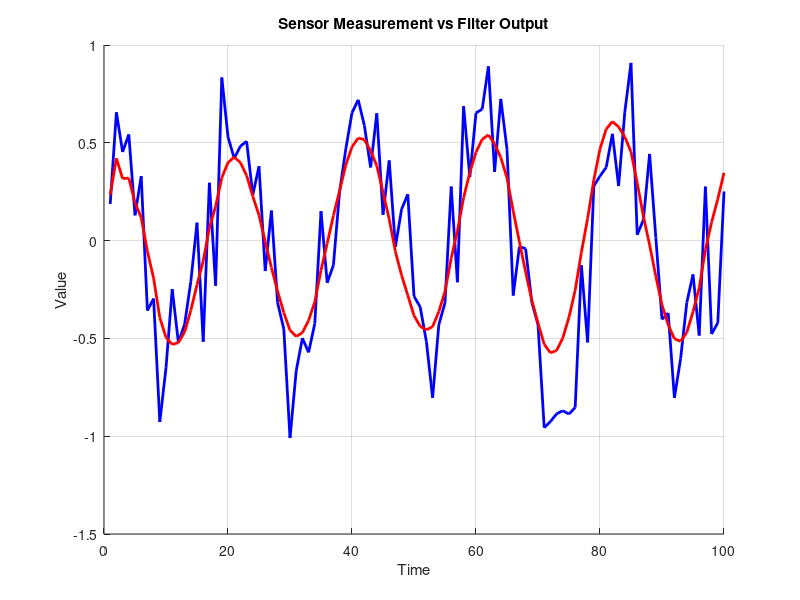

Here is the MATLAB script that generated this plot:
% Load data from file
data = load('data.txt');

% Extract columns
sensor_measurement = data(:,1);
filter_output = data(:,2);

% Create index for x-axis
time = 1:length(sensor_measurement);

% Set up the figure
figure;
xlabel('Time');
ylabel('Value');
title('Sensor Measurement vs Filter Output');
grid on;
hold on;

% Initialize animated plot
h1 = plot(NaN, NaN, 'b-', 'LineWidth', 2); % Blue line for sensor measurements
h2 = plot(NaN, NaN, 'r-', 'LineWidth', 2); % Red line for filter output

% Animate the data
for k = 1:length(time)
    set(h1, 'XData', time(1:k), 'YData', sensor_measurement(1:k));
    set(h2, 'XData', time(1:k), 'YData', filter_output(1:k));
    pause(0.05); % Adjust speed of animation
end
hold off;

